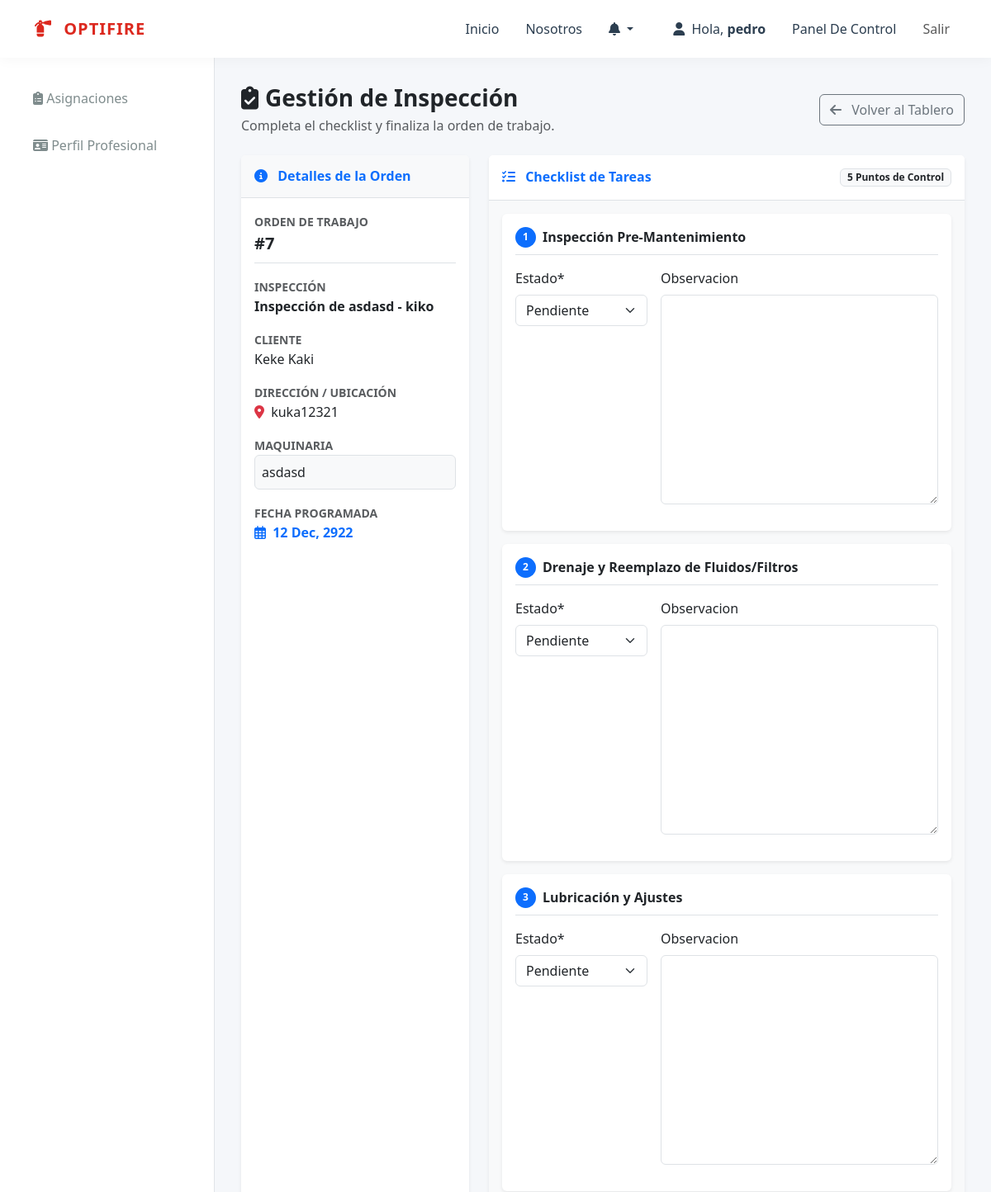
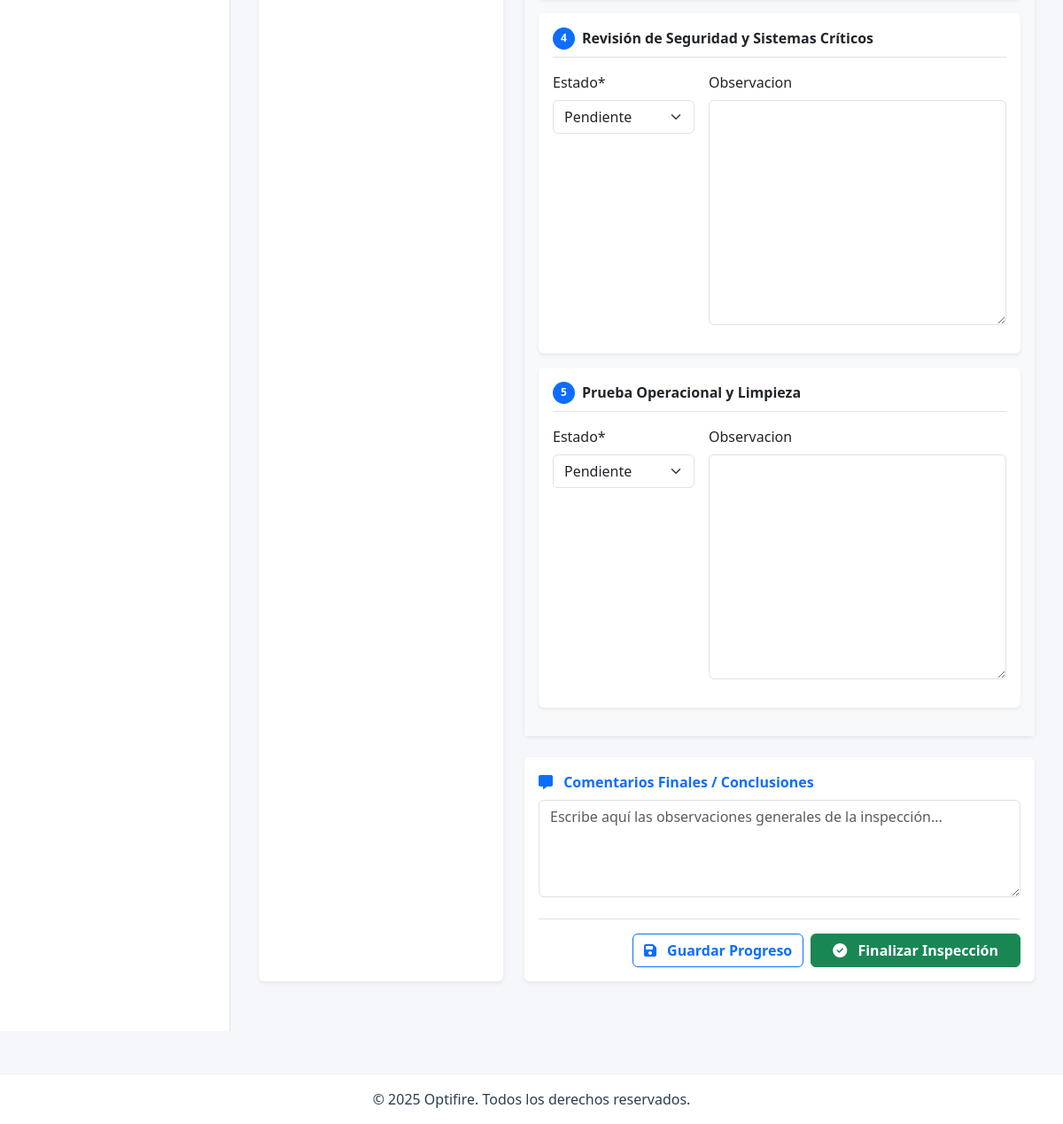
Screenshot of /usuarios/inspeccion/4/completar/ (signed in) with the database file from the repository (2 pictures, top to bottom).
### usuarios/models.py (models this page shows, shortened)
class Inspeccion(models.Model):
    solicitud = models.OneToOneField(
        SolicitudInspeccion,
        on_delete=models.CASCADE,
        related_name='inspeccion',
        null=True, blank=True
    )
    tecnico = models.ForeignKey(
        User,
        on_delete=models.PROTECT,
        related_name='inspecciones_asignadas',
        limit_choices_to={'groups__name': Roles.TECNICO}
    )
    plantilla_base = models.ForeignKey(PlantillaInspeccion, on_delete=models.SET_NULL, null=True, blank=True)
    nombre_inspeccion = models.CharField(max_length=200)
    fecha_creacion = models.DateTimeField(auto_now_add=True)
    fecha_programada = models.DateField(null=True, blank=True)
    fecha_finalizacion = models.DateTimeField(null=True, blank=True)
    comentarios_generales = models.TextField(blank=True, null=True)
    estado = models.CharField(
        max_length=20,
        default=EstadoInspeccion.ASIGNADA,
        choices=EstadoInspeccion.choices
    )
    class Meta:
        indexes = [
            models.Index(fields=['tecnico', 'estado']),
        ]

class SolicitudInspeccion(models.Model):
    cliente = models.ForeignKey(User, on_delete=models.CASCADE, related_name='solicitudes_enviadas')
    nombre_cliente = models.CharField(max_length=100)
    apellido_cliente = models.CharField(max_length=100, blank=True, null=True)
    direccion = models.CharField(max_length=255)
    telefono = models.CharField(max_length=20)
    maquinaria = models.TextField(verbose_name="Maquinaria / Servicio")
    observaciones_cliente = models.TextField(blank=True, null=True)
    monto_cotizacion = models.DecimalField(max_digits=10, decimal_places=0, null=True, blank=True)
    detalle_cotizacion = models.TextField(blank=True, null=True)
    fecha_programada = models.DateField(null=True, blank=True)
    fecha_solicitud = models.DateTimeField(auto_now_add=True)
    estado = models.CharField(
        max_length=20,
        choices=EstadoSolicitud.choices,
        default=EstadoSolicitud.PENDIENTE
    )
    motivo_rechazo = models.TextField(blank=True, null=True)

class TareaInspeccion(models.Model):
    inspeccion = models.ForeignKey(Inspeccion, on_delete=models.CASCADE, related_name='tareas')
    plantilla_tarea = models.ForeignKey(TareaPlantilla, on_delete=models.SET_NULL, null=True, blank=True)
    descripcion = models.CharField(max_length=255)
    observacion = models.TextField(blank=True, null=True)
    estado = models.CharField(
        max_length=10,
        choices=EstadoTarea.choices,
        default=EstadoTarea.PENDIENTE
    )

### usuarios/views.py (the view)
# urls.py: path('inspeccion/<int:pk>/completar/', views.completar_inspeccion, name='completar_inspeccion'),
@login_required
@user_passes_test(is_tecnico)
def completar_inspeccion(request, pk):
    inspeccion = get_object_or_404(Inspeccion, pk=pk, tecnico=request.user)
    if inspeccion.estado == EstadoInspeccion.COMPLETADA:
        messages.info(request, "Esta inspección ya está finalizada.")
        return redirect('dashboard_tecnico')
    TareaFormSet = inlineformset_factory(
        Inspeccion, TareaInspeccion,
        fields=('estado', 'observacion'),
        extra=0, can_delete=False
    )
    if request.method == 'POST':
        formset = TareaFormSet(request.POST, instance=inspeccion)
        if formset.is_valid():
            formset.save()
            inspeccion.comentarios_generales = request.POST.get('comentarios_generales')
            action = request.POST.get('action')
            if action == 'terminar':
                inspeccion.estado = EstadoInspeccion.COMPLETADA
                inspeccion.fecha_finalizacion = timezone.now()
                inspeccion.save()
                if inspeccion.solicitud:
                    inspeccion.solicitud.estado = EstadoSolicitud.COMPLETADA
                    inspeccion.solicitud.save()
                    Notification.objects.create(
                        user=inspeccion.solicitud.cliente,
                        message=f"La Orden de Trabajo OT #{inspeccion.id} ha sido FINALIZADA.",
                        link=reverse('detalle_orden', args=[inspeccion.solicitud.id]),
                        type='INSPECCION',
                        object_id=inspeccion.id
                    )
                messages.success(request, "Inspección completada.")
                return redirect('dashboard_tecnico')
            else:
                if inspeccion.estado == EstadoInspeccion.ASIGNADA:
                    inspeccion.estado = EstadoInspeccion.EN_CURSO
                inspeccion.save()
                messages.success(request, "Progreso guardado.")
                return redirect('dashboard_tecnico')
        else:
            messages.error(request, "Error al guardar el formulario de tareas.")
    else:
        formset = TareaFormSet(instance=inspeccion)
        if inspeccion.estado == EstadoInspeccion.ASIGNADA:
             inspeccion.estado = EstadoInspeccion.EN_CURSO
             inspeccion.save()
    return render(request, 'dashboards/tecnico/completar_inspeccion.html', {
        'inspeccion': inspeccion,
        'formset': formset
    })

### usuarios/views.py (called while the page is built)
def check_role(user, role_name):
    return user.is_authenticated and user.groups.filter(name=role_name).exists()

def is_tecnico(user): return check_role(user, Roles.TECNICO.value)

### templates/dashboards/tecnico/completar_inspeccion.html (shortened to what this page needs)
{% extends "base_dashboard.html" %}
{% load crispy_forms_tags %}
{% load static %}
{% block dashboard_menu %}
    {% include "includes/tecnico_menu.html" %}
{% endblock dashboard_menu %}
{% block dashboard_content %}
<div class="container-fluid px-0">
    <div class="d-flex justify-content-between align-items-center mb-4">
        <div>
            <h1 class="h3 text-dark fw-bold mb-1">
                <i class="fas fa-clipboard-check me-2"></i>Gestión de Inspección
            </h1>
            <p class="text-muted mb-0">Completa el checklist y finaliza la orden de trabajo.</p>
        </div>
        <a href="{% url 'dashboard_tecnico' %}" class="btn btn-outline-secondary">
            <i class="fas fa-arrow-left me-2"></i> Volver al Tablero
        </a>
    </div>
    <div class="row">
        <div class="col-lg-4 mb-4">
            <div class="card shadow-sm border-0 h-100">
                <div class="card-header bg-light border-bottom py-3">
                    <h6 class="m-0 fw-bold text-primary"><i class="fas fa-info-circle me-2"></i> Detalles de la Orden</h6>
                </div>
                <div class="card-body">
                    <div class="mb-3 border-bottom pb-2">
                        <label class="small text-muted fw-bold text-uppercase">Orden de Trabajo</label>
                        <p class="fw-bold text-dark mb-0 fs-5">#{{ inspeccion.solicitud.id|default:inspeccion.id }}</p>
                    </div>
                    <div class="mb-3">
                        <label class="small text-muted fw-bold text-uppercase">Inspección</label>
                        <p class="mb-0 fw-bold">{{ inspeccion.nombre_inspeccion }}</p>
                    </div>
                    <div class="mb-3">
                        <label class="small text-muted fw-bold text-uppercase">Cliente</label>
                        <p class="mb-0">{{ inspeccion.solicitud.cliente.get_full_name|default:inspeccion.solicitud.cliente.username|title }}</p>
                    </div>
                    <div class="mb-3">
                        <label class="small text-muted fw-bold text-uppercase">Dirección / Ubicación</label>
                        <p class="mb-0"><i class="fas fa-map-marker-alt text-danger me-1"></i> {{ inspeccion.solicitud.direccion|default:"No especificada" }}</p>
                    </div>
                    <div class="mb-3">
                        <label class="small text-muted fw-bold text-uppercase">Maquinaria</label>
                        <p class="mb-0 bg-light p-2 rounded border">{{ inspeccion.solicitud.maquinaria|default:"No especificada" }}</p>
                    </div>
                    <div>
                        <label class="small text-muted fw-bold text-uppercase">Fecha Programada</label>
                        <p class="mb-0 fw-bold text-primary">
                            {% if inspeccion.fecha_programada %}
                                <i class="far fa-calendar-alt me-1"></i> {{ inspeccion.fecha_programada|date:"d M, Y" }}
                            {% else %}
                                --
                            {% endif %}
                        </p>
                    </div>
                </div>
            </div>
        </div>
        <div class="col-lg-8 mb-4">
            <form method="post">
                <div class="card shadow-sm border-0 mb-4">
                    <div class="card-header bg-white border-bottom py-3 d-flex justify-content-between align-items-center">
                        <h6 class="m-0 fw-bold text-primary"><i class="fas fa-tasks me-2"></i> Checklist de Tareas</h6>
                        <span class="badge bg-light text-dark border">{{ formset.total_form_count }} Puntos de Control</span>
                    </div>
                    <div class="card-body bg-light p-3">
                        {% for form in formset %}
                            <div class="card border-0 shadow-sm mb-3">
                                <div class="card-body">
                                    <div class="d-flex align-items-center mb-3 border-bottom pb-2">
                                        <span class="badge bg-primary rounded-circle me-2" style="width: 25px; height: 25px; display: flex; align-items: center; justify-content: center;">{{ forloop.counter }}</span>
                                        <h6 class="fw-bold mb-0 text-dark">{{ form.instance.descripcion }}</h6>
                                    </div>
                                    <div class="row g-3">
                                        <div class="col-md-4">
                                            {{ form.estado|as_crispy_field }}
                                        </div>
                                        <div class="col-md-8">
                                            {{ form.observacion|as_crispy_field }}
                                        </div>
                                    </div>
                                </div>
                            </div>
                        {% endfor %}
                    </div>
                </div>
                <div class="card shadow-sm border-0">
                    <div class="card-body">
                        <label for="id_comentarios_generales" class="form-label fw-bold text-primary">
                            <i class="fas fa-comment-alt me-2"></i> Comentarios Finales / Conclusiones
                        </label>
                        <textarea name="comentarios_generales" id="id_comentarios_generales" rows="4" class="form-control" placeholder="Escribe aquí las observaciones generales de la inspección...">{{ inspeccion.comentarios_generales|default:"" }}</textarea>
                        <div class="d-flex justify-content-end align-items-center mt-4 pt-3 border-top gap-2">
                            <button type="submit" name="action" value="guardar" class="btn btn-outline-primary fw-bold">
                                <i class="fas fa-save me-2"></i> Guardar Progreso
                            </button>
                            <button type="submit" name="action" value="terminar" class="btn btn-success fw-bold px-4" onclick="return confirm('¿Estás seguro de finalizar esta inspección? Una vez finalizada, se enviará al cliente y no podrás editarla.');">
                                <i class="fas fa-check-circle me-2"></i> Finalizar Inspección
                            </button>
                        </div>
                    </div>
                </div>
            </form>
        </div>
    </div>
</div>
{% endblock dashboard_content %}

### templates/base.html (shortened to what this page needs)
{% load static %}
<!DOCTYPE html>
<html lang="es">
<head>
    <link href="https://cdn.jsdelivr.net/npm/bootstrap@5.3.0/dist/css/bootstrap.min.css" rel="stylesheet">
    <link rel="stylesheet" href="https://cdnjs.cloudflare.com/ajax/libs/font-awesome/6.5.2/css/all.min.css">
    <link rel="stylesheet" href="{% static 'css/style.css' %}">
</head>
<body>
    <nav class="navbar navbar-expand-lg navbar-custom sticky-top">
      <div class="container">
        <a class="navbar-brand navbar-brand-text" href="/">
            <i class="fa-solid fa-fire-extinguisher me-2"></i> OPTIFIRE
        </a>
        <div class="collapse navbar-collapse" id="navbarNav">
          <ul class="navbar-nav ms-auto">
            <li class="nav-item"><a class="nav-link nav-link-custom" href="/">Inicio</a></li>
            <li class="nav-item"><a class="nav-link nav-link-custom" href="/nosotros/">Nosotros</a></li>
            {% if user.is_authenticated %}
                <li class="nav-item dropdown me-3">
                    <a class="nav-link nav-link-custom dropdown-toggle" href="#" id="navbarDropdownNotifications" role="button" data-bs-toggle="dropdown" aria-expanded="false">
                        <i class="fa-solid fa-bell"></i>
                    </a>
                </li>
                <li class="nav-item">
                    <span class="nav-link nav-link-custom me-2">
                        <i class="fa-solid fa-user me-1"></i> Hola, <span class="fw-bold">{{ user.first_name|default:user.username }}</span>
                    </span>
                </li>
                <li class="nav-item">
                    <a class="nav-link nav-link-custom" href="{% url 'dashboard' %}">Panel De Control</a>
                </li>
                <li class="nav-item">
                    <a class="nav-link btn btn-sm btn-outline-dark ms-2" href="{% url 'logout' %}">Salir</a>
                </li>
            {% else %}
                <li class="nav-item">
                    <a class="nav-link btn btn-brand ms-2 text-white" href="{% url 'login' %}">Iniciar Sesión</a>
                </li>
            {% endif %}
          </ul>
        </div>
      </div>
    </nav>
    <main>
        {% block content %}
        {% endblock %}
    </main>
    <footer class="footer-custom mt-5 py-3">
        <div class="container text-center">
            <p class="mb-0">&copy; 2025 Optifire. Todos los derechos reservados.</p>
        </div>
    </footer>
</body>
</html>

### static/css/style.css (style rules this page uses)
:root { --primary-color: #DC281E; --primary-dark: #b91d15; --secondary-color: #F05A22; --accent-color: #FFC20E; --background-color: #F5F7FA; --container-color: #FFFFFF; --text-main: #2c3e50; --text-secondary: #7f8c8d; --sidebar-width: 260px; --header-height: 70px; --brand-gradient: linear-gradient(135deg, #DC281E 0%, #F05A22 100%); --shadow-soft: 0 2px 15px rgba(0, 0, 0, 0.04); --border-radius: 8px; }
body { background-color: var(--background-color); color: var(--text-main); font-family: 'Segoe UI', Roboto, sans-serif; min-height: 100vh; display: flex; flex-direction: column; overflow-x: hidden; }
a { text-decoration: none; }
.navbar-custom { background-color: var(--container-color); box-shadow: var(--shadow-soft); height: var(--header-height); z-index: 1000; }
.navbar-brand-text { color: var(--primary-color) !important; font-weight: 800; letter-spacing: 1px; }
.nav-link-custom { color: var(--text-main) !important; font-weight: 500; margin: 0 0.5rem; }
.footer-custom { background-color: var(--container-color); padding: 1.5rem 0; margin-top: auto; border-top: 1px solid #eee; }

### rows the page displays
Inspeccion: solicitud.id "7", nombre_inspeccion "Inspección de asdasd - kiko", solicitud.cliente.get_full_name "Keke Kaki", solicitud.direccion "kuka12321", solicitud.maquinaria "asdasd", fecha_programada "12 Dec, 2922"
TareaInspeccion: instance.descripcion "Inspección Pre-Mantenimiento"
TareaInspeccion: instance.descripcion "Drenaje y Reemplazo de Fluidos/Filtros"
TareaInspeccion: instance.descripcion "Lubricación y Ajustes"
TareaInspeccion: instance.descripcion "Revisión de Seguridad y Sistemas Críticos"
TareaInspeccion: instance.descripcion "Prueba Operacional y Limpieza"

### other values shown
{{ user.first_name|default:user.username }} "pedro"
